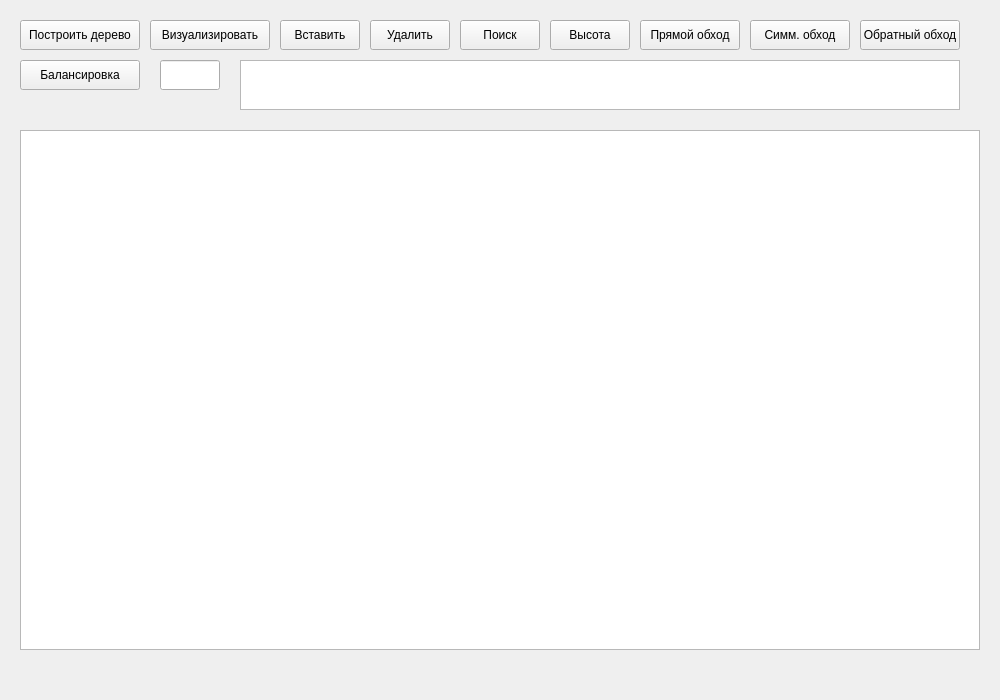
<?xml version="1.0" encoding="UTF-8"?>
<ui version="4.0">
 <class>MainWindow</class>
 <widget class="QMainWindow" name="MainWindow">
  <property name="geometry">
   <rect><x>0</x><y>0</y><width>1000</width><height>700</height></rect>
  </property>
  <widget class="QWidget" name="centralwidget">
   <widget class="QPushButton" name="btnBuildTree">
    <property name="geometry"><rect><x>20</x><y>20</y><width>120</width><height>30</height></rect></property>
    <property name="text"><string>Построить дерево</string></property>
   </widget>
   <widget class="QPushButton" name="btnVisualize">
    <property name="geometry"><rect><x>150</x><y>20</y><width>120</width><height>30</height></rect></property>
    <property name="text"><string>Визуализировать</string></property>
   </widget>
   <widget class="QPushButton" name="btnInsert">
    <property name="geometry"><rect><x>280</x><y>20</y><width>80</width><height>30</height></rect></property>
    <property name="text"><string>Вставить</string></property>
   </widget>
   <widget class="QPushButton" name="btnDelete">
    <property name="geometry"><rect><x>370</x><y>20</y><width>80</width><height>30</height></rect></property>
    <property name="text"><string>Удалить</string></property>
   </widget>
   <widget class="QPushButton" name="btnSearch">
    <property name="geometry"><rect><x>460</x><y>20</y><width>80</width><height>30</height></rect></property>
    <property name="text"><string>Поиск</string></property>
   </widget>
   <widget class="QPushButton" name="btnHeight">
    <property name="geometry"><rect><x>550</x><y>20</y><width>80</width><height>30</height></rect></property>
    <property name="text"><string>Высота</string></property>
   </widget>
   <widget class="QPushButton" name="btnPreorder">
    <property name="geometry"><rect><x>640</x><y>20</y><width>100</width><height>30</height></rect></property>
    <property name="text"><string>Прямой обход</string></property>
   </widget>
   <widget class="QPushButton" name="btnInorder">
    <property name="geometry"><rect><x>750</x><y>20</y><width>100</width><height>30</height></rect></property>
    <property name="text"><string>Симм. обход</string></property>
   </widget>
   <widget class="QPushButton" name="btnPostorder">
    <property name="geometry"><rect><x>860</x><y>20</y><width>100</width><height>30</height></rect></property>
    <property name="text"><string>Обратный обход</string></property>
   </widget>
   <widget class="QPushButton" name="btnBalance">
    <property name="geometry"><rect><x>20</x><y>60</y><width>120</width><height>30</height></rect></property>
    <property name="text"><string>Балансировка</string></property>
   </widget>
   <widget class="QLineEdit" name="lineEditChar">
    <property name="geometry"><rect><x>160</x><y>60</y><width>60</width><height>30</height></rect></property>
   </widget>
   <widget class="QTextEdit" name="textEditOutput">
    <property name="geometry"><rect><x>240</x><y>60</y><width>720</width><height>50</height></rect></property>
   </widget>
   <widget class="QGraphicsView" name="graphicsView">
    <property name="geometry"><rect><x>20</x><y>130</y><width>960</width><height>520</height></rect></property>
   </widget>
  </widget>
 </widget>
 <resources/>
 <connections/>
</ui>
